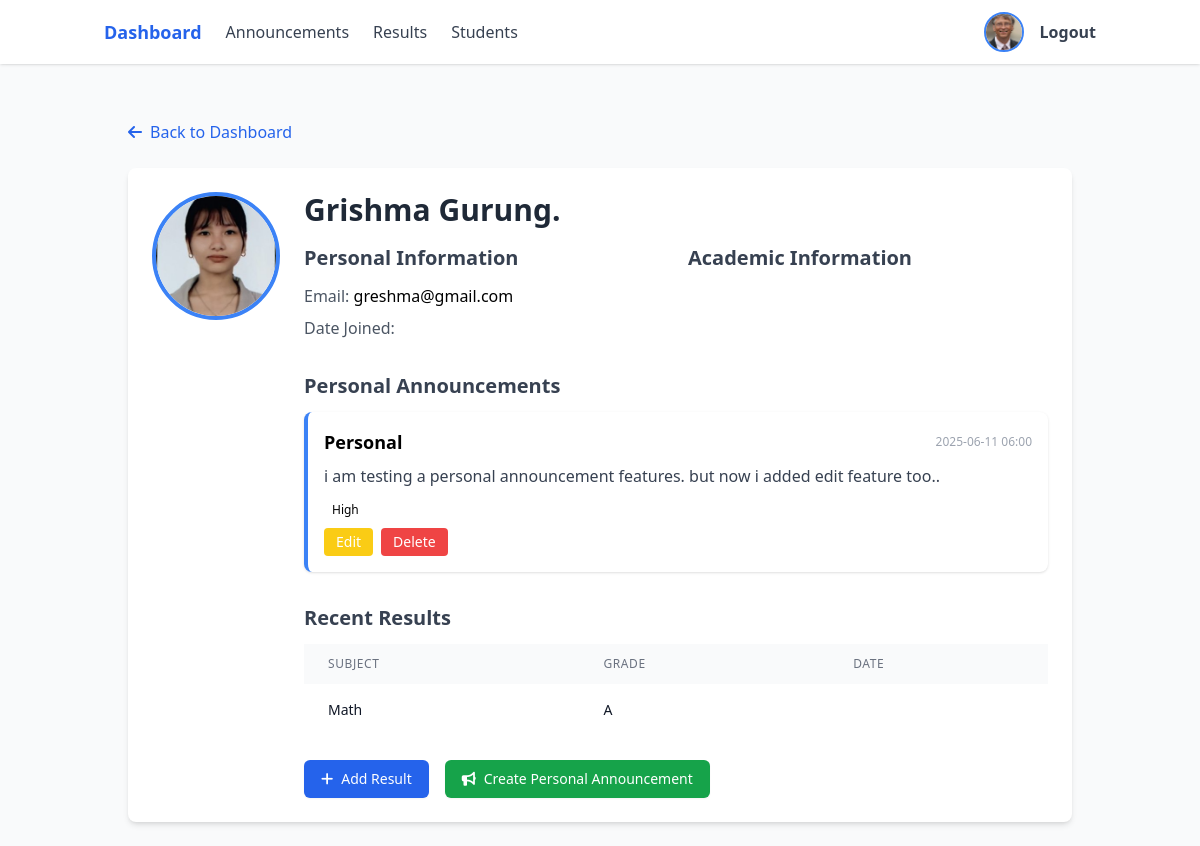
Before: /teacher/students/3/ (signed in) with the older database file.
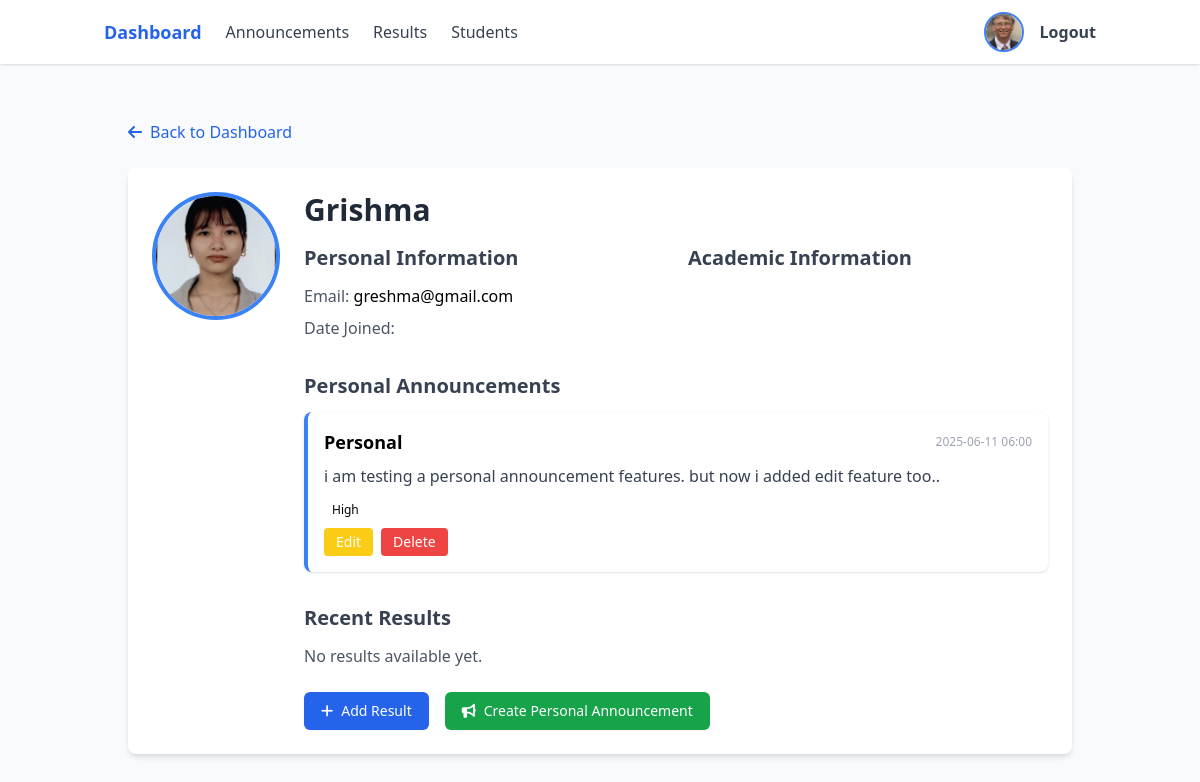
After: the same page with the newer database file.
### users/models.py (models this page shows, shortened)
class User(AbstractBaseUser, PermissionsMixin):
    ROLE_CHOICES = [
        ('teacher', 'Teacher'),
        ('student', 'Student'),
        ('admin', 'Admin'),
    ]
    email = models.EmailField(unique=True)
    role = models.CharField(max_length=10, choices=ROLE_CHOICES)
    is_active = models.BooleanField(default=True)
    is_staff = models.BooleanField(default=False)
    profile_image = models.ImageField(upload_to=user_profile_image_path, null=True, blank=True)
    full_name = models.CharField(max_length=255, null=True, blank=True)
    bio = models.TextField(null=True, blank=True)
    USERNAME_FIELD = 'email'
    REQUIRED_FIELDS = ['role']
    objects = UserManager()
    @property
    def is_teacher(self):
        return self.role == 'teacher'
    def get_full_name(self):
        return self.full_name or self.email.split('@')[0]

class Announcement(models.Model):
    PRIORITY_CHOICES = [
        ('low', 'Low'),
        ('medium', 'Medium'),
        ('high', 'High'),
    ]
    title = models.CharField(max_length=200)
    content = models.TextField()
    created_by = models.ForeignKey(User, on_delete=models.CASCADE, related_name='announcements_created')
    created_at = models.DateTimeField(default=timezone.now)
    priority = models.CharField(max_length=10, choices=PRIORITY_CHOICES, default='medium')
    is_active = models.BooleanField(default=True)
    student = models.ForeignKey(User, on_delete=models.CASCADE, related_name='announcements', null=True, blank=True,
                              help_text='If set, this announcement is only visible to this specific student')
    class Meta:
        ordering = ['-created_at']

class Result(models.Model):
    GRADE_CHOICES = [
        ('A+', 'A+'),
        ('A', 'A'),
        ('B+', 'B+'),
        ('B', 'B'),
        ('C+', 'C+'),
        ('C', 'C'),
        ('D+', 'D+'),
        ('D', 'D'),
        ('F', 'F'),
    ]
    GRADE_RANGES = {
        'A+': (90, 100),
        'A': (80, 89.99),
        'B+': (70, 79.99),
        'B': (60, 69.99),
        'C+': (50, 59.99),
        'C': (40, 49.99),
        'D+': (35, 39.99),
        'D': (30, 34.99),
        'F': (0, 29.99),
    }
    PERFORMANCE_CHOICES = [
        ('excellent', 'Excellent'),
        ('very_good', 'Very Good'),
        ('good', 'Good'),
        ('satisfactory', 'Satisfactory'),
        ('needs_improvement', 'Needs Improvement'),
        ('poor', 'Poor'),
    ]
    student = models.ForeignKey(User, on_delete=models.CASCADE, related_name='results')
    subject = models.CharField(max_length=100)
    marks_obtained = models.DecimalField(max_digits=5, decimal_places=2)
    total_marks = models.DecimalField(max_digits=5, decimal_places=2, default=100)
    grade = models.CharField(max_length=2, choices=GRADE_CHOICES)
    remarks = models.TextField(blank=True, null=True)
    overall_performance = models.CharField(max_length=20, choices=PERFORMANCE_CHOICES, blank=True, null=True)
    created_by = models.ForeignKey(User, on_delete=models.CASCADE, related_name='results_created')
    created_at = models.DateTimeField(default=timezone.now)
    updated_at = models.DateTimeField(auto_now=True)
    class Meta:
        ordering = ['-created_at']
        unique_together = ['student', 'subject']

### users/views.py (the view)
# urls.py: path('teacher/students/<int:student_id>/', views.teacher_student_detail, name='teacher_student_detail'),
@login_required
def teacher_student_detail(request, student_id):
    if not request.user.is_teacher:
        return redirect('login')
    student = get_object_or_404(User, id=student_id, role='student')
    student_results = Result.objects.filter(student=student)
    context = {
        'student': student,
        'student_results': student_results,
    }
    return render(request, 'users/teacher_student_detail.html', context)

### users/templates/users/teacher_student_detail.html (shortened to what the changed rows need)
{% extends 'users/base.html' %}
{% block content %}
<div class="container mx-auto p-6">
    <div class="bg-white rounded-lg shadow-md p-6">
        <div class="flex items-start space-x-6">
            <div class="flex-shrink-0">
                {% if student.profile_image %}
                    <img src="{{ student.profile_image.url }}" alt="{{ student.get_full_name }}"
                         class="w-32 h-32 rounded-full object-cover border-4 border-blue-500">
                {% else %}
                    <div class="w-32 h-32 rounded-full bg-gray-200 flex items-center justify-center">
                        <i class="fas fa-user text-gray-400 text-4xl"></i>
                    </div>
                {% endif %}
            </div>
            <div class="flex-grow">
                <h1 class="text-3xl font-bold text-gray-800 mb-4">{{ student.get_full_name }}</h1>
                <div class="grid grid-cols-1 md:grid-cols-2 gap-6">
                    <div>
                        <h2 class="text-xl font-semibold text-gray-700 mb-3">Personal Information</h2>
                        <div class="space-y-2">
                            <p><span class="font-medium text-gray-600">Email:</span> {{ student.email }}</p>
                            <p><span class="font-medium text-gray-600">Date Joined:</span> {{ student.date_joined|date:"F j, Y" }}</p>
                        </div>
                    </div>
                    <div>
                        <h2 class="text-xl font-semibold text-gray-700 mb-3">Academic Information</h2>
                    </div>
                </div>
                <div class="mt-8">
                    <h2 class="text-xl font-semibold text-gray-700 mb-3">Personal Announcements</h2>
                    {% if student.announcements.all %}
                        <div class="space-y-4">
                            {% for announcement in student.announcements.all %}
                                <div class="bg-white border-l-4 border-blue-500 rounded-lg shadow p-4">
                                    <div class="flex items-center justify-between mb-2">
                                        <h3 class="text-lg font-semibold">{{ announcement.title }}</h3>
                                        <span class="text-xs text-gray-400">{{ announcement.created_at|date:"Y-m-d H:i" }}</span>
                                    </div>
                                    <p class="text-gray-700 mb-2">{{ announcement.content|truncatewords:20 }}</p>
                                    <span class="text-xs px-2 py-1 rounded bg-{{ announcement.priority }}-100 text-{{ announcement.priority }}-700">{{ announcement.get_priority_display }}</span>
                                    <div class="flex space-x-2 mt-2">
                                        <a href="{% url 'teacher_edit_announcement' announcement.id %}" class="px-3 py-1 bg-yellow-400 text-white rounded hover:bg-yellow-500 text-sm">Edit</a>
                                        <a href="{% url 'teacher_delete_announcement' announcement.id %}" class="px-3 py-1 bg-red-500 text-white rounded hover:bg-red-600 text-sm">Delete</a>
                                    </div>
                                </div>
                            {% endfor %}
                        </div>
                    {% else %}
                        <p class="text-gray-600">No personal announcements for this student.</p>
                    {% endif %}
                </div>
                <div class="mt-8">
                    <h2 class="text-xl font-semibold text-gray-700 mb-3">Recent Results</h2>
                    {% if student_results %}
                        <div class="overflow-x-auto">
                            <table class="min-w-full bg-white">
                                <thead class="bg-gray-50">
                                    <tr>
                                        <th class="px-6 py-3 text-left text-xs font-medium text-gray-500 uppercase tracking-wider">Subject</th>
                                        <th class="px-6 py-3 text-left text-xs font-medium text-gray-500 uppercase tracking-wider">Grade</th>
                                        <th class="px-6 py-3 text-left text-xs font-medium text-gray-500 uppercase tracking-wider">Date</th>
                                    </tr>
                                </thead>
                                <tbody class="divide-y divide-gray-200">
                                    {% for result in student_results %}
                                    <tr>
                                        <td class="px-6 py-4 whitespace-nowrap text-sm text-gray-900">{{ result.subject }}</td>
                                        <td class="px-6 py-4 whitespace-nowrap text-sm text-gray-900">{{ result.grade }}</td>
                                        <td class="px-6 py-4 whitespace-nowrap text-sm text-gray-500">{{ result.date|date:"F j, Y" }}</td>
                                    </tr>
                                    {% endfor %}
                                </tbody>
                            </table>
                        </div>
                    {% else %}
                        <p class="text-gray-600">No results available yet.</p>
                    {% endif %}
                </div>
                <div class="mt-6 flex space-x-4">
                    <a href="{% url 'teacher_add_result' student.id %}" class="inline-flex items-center px-4 py-2 border border-transparent rounded-md shadow-sm text-sm font-medium text-white bg-blue-600 hover:bg-blue-700 focus:outline-none focus:ring-2 focus:ring-offset-2 focus:ring-blue-500">
                    </a>
                    <a href="{% url 'teacher_create_student_announcement' student.id %}" class="inline-flex items-center px-4 py-2 border border-transparent rounded-md shadow-sm text-sm font-medium text-white bg-green-600 hover:bg-green-700 focus:outline-none focus:ring-2 focus:ring-offset-2 focus:ring-green-500">
                    </a>
                </div>
            </div>
        </div>
    </div>
</div>
{% endblock %}

Changed rows visible on the page:
removed Result: subject "Math", grade "A"
changed User "greshma@gmail.com": get_full_name "Grishma Gurung." → "Grishma"
Other visible differences:
text no longer shown: "SUBJECT GRADE DATE"
text now shown: "No results available yet."
